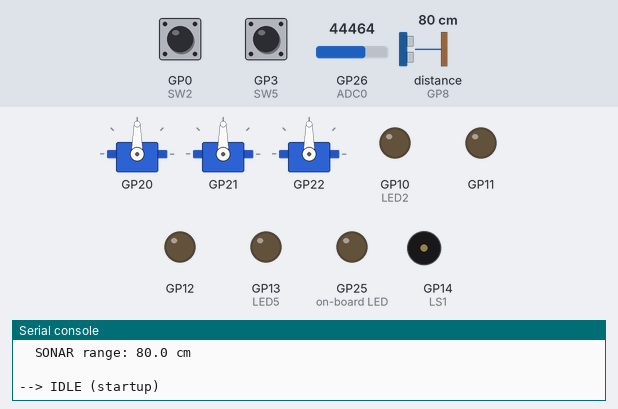
A program run on a simulated Raspberry Pi Pico running MicroPython. On the bench: 3 × servo, output pins drawn as LEDs (lit = HIGH), buzzer (waves = sounding), the last lines printed to the serial console. The inputs (shaded band) are chosen by the test bench; at power-on: GP0 (SW2) HIGH, GP3 (SW5) HIGH, GP26 (ADC0) = 44464, distance to the obstacle (sensor on GP8) 80 cm. The echo pulse lasts 58.3 µs per cm; servo angles are drawn from the pulse width (0.5 ms = 0°, 2.5 ms = 180°); pins used as bus, display or sensor lines are not drawn.

Above: at 1.2 s.
1.3 s: GP0 (SW2) pulled LOW for 0.15 s
At 2.3 s:
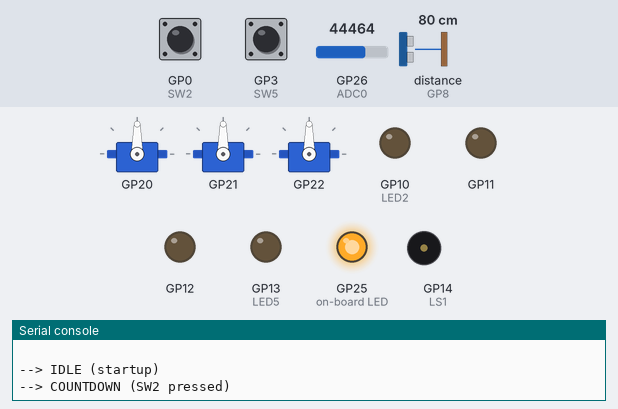
2.9 s: GP3 (SW5) pulled LOW for 0.15 s
At 3.05 s:
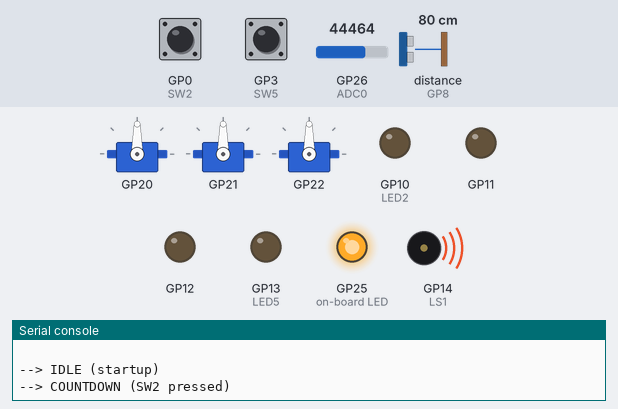
11.2 s: GP26 (ADC0) set to 44464
12.7 s: GP26 (ADC0) set to 46128
Timing chart, 0 to 15.7 s (numbered marks = the images above; inputs shaded):
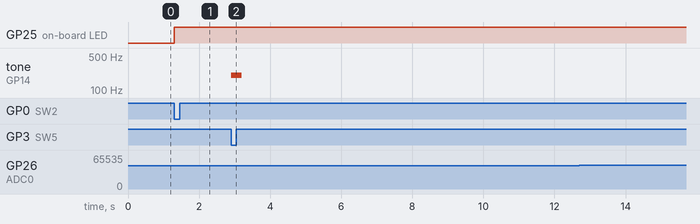

The program:

Sumo_Robot.py
```python
# ================================================================================
# Capstone Project: Sumo Robot [Sumo_Robot.py]
# Version: 1.0
# Updated: July 25, 2026
#
# Platform: mirobo.tech BEAPER Pico circuit (Robot configuration)
# Requires: BEAPER_Pico.py board module file
#
# Hardware used:
#   SW2          - Start match (begins countdown then releases robot)
#   SW5          - Emergency stop (halts from any state)
#   LS1          - Piezo speaker (countdown beeps, state feedback tones)
#   On-board LED - Status indicator (on while armed/running)
#
#   Q1 (JP1=Robot) - Left floor sensor (ring-edge detection)
#   Q3 (JP3=Robot) - Right floor sensor (ring-edge detection)
#   SONAR on H2/H3 - Ultrasonic distance sensor (opponent detection)
#
#   Motor 1 (M1A/M1B) - Left drive motor
#   Motor 2 (M2A/M2B) - Right drive motor
#
# IMPORTANT - Jumper settings for Robot mode:
#   JP1 = Robot   (connects Q1 left floor sensor to ADC0)
#   JP2 = Robot   (optional: connects Q2 centre sensor to ADC1)
#   JP3 = Robot   (connects Q3 right floor sensor to ADC2)
#
# IMPORTANT - LED / motor pin sharing:
#   LED2-LED5 share pins with the motor driver. The LEDs cannot be
#   used while the motors are running, but instead show motor states.
#
# Sensor wiring:
#   Mount the SONAR module on headers H2 (TRIG) and H3 (ECHO).
#   Mount Q1 (left) and Q3 (right) floor sensors at the front-left and
#   front-right corners of the robot. The ring boundary (typically white
#   tape on a dark surface, or dark tape on a light surface) will produce
#   a sudden change in the Q1/Q3 readings as the sensor crosses the line.
#
# --------------------------------------------------------------------------------
# Sumo robot behaviour:
#   IDLE      - Robot stationary. Press SW2 to begin the match. Flash
#               the Pico's on-board LED to show the robot is ready.
#               SW5 does nothing (already stopped).
#
#   COUNTDOWN - Mandatory pre-match delay (START_DELAY ms). During this
#               time the robot is stationary. The speaker counts down
#               with beeps. Motors do not move.
#
#   SEARCH    - No opponent within DETECT_RANGE cm. Robot executes a
#               slow rotation to sweep the SONAR across the ring. If
#               SONAR detects an opponent, transition to PUSH. If a
#               floor sensor trips, transition to EDGE.
#
#   PUSH      - Opponent detected within DETECT_RANGE cm. Robot drives
#               forward at full speed to push the opponent out. SONAR
#               is checked continuously: if opponent disappears (pushed
#               out or dodged), return to SEARCH. If a floor sensor
#               trips, transition to EDGE immediately.
#
#   EDGE      - A floor sensor has detected the ring boundary. Robot
#               backs up for BACKUP_TIME ms, then turns away from the
#               detected edge for TURN_TIME ms, then returns to SEARCH.
#               Edge detection is the highest-priority condition and
#               interrupts any other state immediately.
#
#   STOPPED   - Motors halted. Match ended, emergency stop pressed, or
#               error state. Press SW2 to return to IDLE.
#
# Before you begin - complete your capstone plan using the Capstone
# Preparation Guide: a plain-English description from the robot's
# perspective (what does it sense, decide, and do), state diagram,
# state details table, constants and variables, and testing plan.
# Test each sensor and motor independently before combining them
# into state logic.
# ================================================================================

# IMPORTANT: Copy BEAPER_Pico.py into your Raspberry Pi Pico.
import BEAPER_Pico as beaper  # Set up BEAPER Pico I/O

import time

# --- State Constants -------------------
STATE_IDLE      = const(0)           # Waiting for start - robot stationary
STATE_COUNTDOWN = const(1)           # Pre-match delay - stationary, counting down
STATE_SEARCH    = const(2)           # No opponent in range - rotating to sweep SONAR
STATE_PUSH      = const(3)           # Opponent detected - driving forward to push
STATE_EDGE      = const(4)           # Ring edge detected - backing up and turning away
STATE_STOPPED   = const(5)           # Match ended or emergency stop

STATE_NAMES = {
    STATE_IDLE:      "IDLE",
    STATE_COUNTDOWN: "COUNTDOWN",
    STATE_SEARCH:    "SEARCH",
    STATE_PUSH:      "PUSH",
    STATE_EDGE:      "EDGE",
    STATE_STOPPED:   "STOPPED",
}

# --- Timing Constants -------------------
START_DELAY    = const(5000)         # Mandatory pre-match countdown (ms) - real sumo rules
BEEP_INTERVAL  = const(1000)         # Countdown beep interval (ms)
BACKUP_TIME    = const(400)          # Time to reverse after edge detection (ms)
TURN_TIME      = const(350)          # Time to turn away from edge before resuming search (ms)
SONAR_INTERVAL = const(50)           # Minimum time between SONAR readings (ms)

# --- Sensor Thresholds ------------------
# Floor sensor threshold: readings above this value indicate the ring
# surface. Readings below this value indicate the boundary (white tape
# on dark mat) or vice versa. Calibrate by printing Q1_level() and
# Q3_level() on the ring surface and on the boundary tape before use.
EDGE_THRESHOLD = 20000                # Adjust for your surface and lighting

# SONAR opponent detection range. The robot charges when an opponent
# is detected within this distance. Set to the ring diameter minus a
# small margin so the robot does not charge at the ring wall.
DETECT_RANGE = 40                     # cm - robot charges when opponent within this range

# --- Loop Constant ---------------------
LOOP_DELAY = const(10)                # Main loop delay (ms)

# --- Program Variables ------------------
state       = STATE_IDLE
state_start = 0

last_beep_time  = 0                   # Last countdown beep timestamp
last_sonar_time = 0                   # Last SONAR reading timestamp
sonar_distance  = 999                 # Most recent SONAR reading (cm)

# Edge direction detected (set in check_edge(), used in STATE_EDGE)
# "left", "right", or "both"
edge_direction = "both"

# Sub-state within STATE_EDGE: "backup" then "turn"
edge_phase = "backup"


# --- Program Functions ------------------

def enter_state(new_state, current_time, reason=""):
    global state, state_start, edge_phase
    beaper.motors_stop()
    state       = new_state
    state_start = current_time
    edge_phase  = "backup"            # Reset edge phase on every transition
    print("-->", STATE_NAMES[new_state], end="")
    if reason:
        print(" (", reason, ")", sep="")
    else:
        print()

def check_edge():
    # Read both floor sensors and return True if either detects the ring
    # boundary. Also sets edge_direction for the EDGE state to use when
    # deciding which way to turn away.
    global edge_direction
    left_on_edge  = beaper.Q1_level() < EDGE_THRESHOLD
    right_on_edge = beaper.Q3_level() < EDGE_THRESHOLD
    if left_on_edge and right_on_edge:
        edge_direction = "both"
        return True
    elif left_on_edge:
        edge_direction = "left"
        return True
    elif right_on_edge:
        edge_direction = "right"
        return True
    return False

def read_sonar(current_time):
    # Read the SONAR sensor at most once every SONAR_INTERVAL ms to avoid
    # triggering before the previous echo has cleared. Updates sonar_distance.
    # Returns the distance in cm, or the previous reading if called too soon.
    global sonar_distance, last_sonar_time
    if time.ticks_diff(current_time, last_sonar_time) >= SONAR_INTERVAL:
        result = beaper.sonar_range(DETECT_RANGE + 20)
        if result >= 0:                # Ignore error codes (-1, -2)
            sonar_distance = result
        last_sonar_time = current_time
    return sonar_distance

def opponent_detected():
    # Return True if the most recent SONAR reading is within DETECT_RANGE.
    return 0 < sonar_distance <= DETECT_RANGE


# --- Main Program ---------------------

beaper.motors_stop()
beaper.pico_led_off()
print("Sumo Robot")
print("SW2: start match (5-second countdown)")
print("SW5: emergency stop")
print()
print("Jumper check: JP1=Robot, JP3=Robot for floor sensors")
print("Sensor check:")
print("  Q1 (left floor):", beaper.Q1_level())
print("  Q3 (right floor):", beaper.Q3_level())
print("  SONAR range:", beaper.sonar_range(), "cm")
print()

state_start    = time.ticks_ms()
last_beep_time = time.ticks_ms()

enter_state(STATE_IDLE, state_start, "startup")

while True:
    current_time = time.ticks_ms()
    elapsed      = time.ticks_diff(current_time, state_start)

    # --- Emergency stop (SW5) - checked before all state logic ---
    # SW5 halts the robot from any moving state immediately.
    if beaper.SW5.value() == 0 and state != STATE_IDLE and state != STATE_STOPPED:
        beaper.motors_stop()
        beaper.tone(200, 300)
        enter_state(STATE_STOPPED, current_time, "emergency stop")

    # --- State: Idle ---
    elif state == STATE_IDLE:
        # Robot is stationary, waiting for match start.
        # TODO: implement a flashing pattern on the Pico's on-board
        #       LED to show the robot is powered and waiting. Use the
        #       Activity 11 repeating-timer pattern.

        # Start match when SW2 pressed
        if beaper.SW2.value() == 0:
            beaper.pico_led_on()        # On-board LED stays on while match is active
            last_beep_time = current_time
            enter_state(STATE_COUNTDOWN, current_time, "SW2 pressed")

    # --- State: Countdown ---
    elif state == STATE_COUNTDOWN:
        # Pre-match mandatory delay. Robot is stationary. Beep once per
        # second to count down, then release into SEARCH when START_DELAY
        # elapses.
        # TODO: beep once per BEEP_INTERVAL ms using last_beep_time.
        #       Calculate the remaining seconds from elapsed and START_DELAY
        #       and print each countdown second to the Serial Monitor.

        if elapsed >= START_DELAY:
            enter_state(STATE_SEARCH, current_time, "countdown complete")

    # --- State: Search ---
    elif state == STATE_SEARCH:
        # No opponent in range. Rotate slowly to sweep the SONAR across
        # the ring and find the opponent.

        # Edge detection is the highest priority - check before anything else.
        if check_edge():
            enter_state(STATE_EDGE, current_time, edge_direction + " edge")

        else:
            read_sonar(current_time)
            if opponent_detected():
                enter_state(STATE_PUSH, current_time, "opponent at " + str(sonar_distance) + "cm")
            else:
                # TODO: implement a search rotation. A simple approach is to
                #       rotate one motor forward and one reverse (spin in
                #       place). More advanced: alternate sweep directions
                #       after a timeout, or drive in a slow arc to cover the
                #       ring surface. Test left_motor_forward() and
                #       right_motor_forward() individually first.
                pass

    # --- State: Push ---
    elif state == STATE_PUSH:
        # Opponent is detected in front. Drive forward at full speed to push.

        # Edge detection first - always the highest priority.
        if check_edge():
            enter_state(STATE_EDGE, current_time, edge_direction + " edge")

        else:
            read_sonar(current_time)
            if not opponent_detected():
                # Opponent moved out of range - could be pushed out or dodged.
                enter_state(STATE_SEARCH, current_time, "opponent lost")
            else:
                # TODO: drive both motors forward to push.
                pass

    # --- State: Edge ---
    elif state == STATE_EDGE:
        # Ring boundary detected. Back up, then turn away from the edge,
        # then return to SEARCH.
        #
        # Two sub-phases handled by edge_phase:
        #   "backup" - reverse for BACKUP_TIME ms
        #   "turn"   - turn away from detected edge for TURN_TIME ms
        #
        # edge_direction tells us which way to turn:
        #   "left"  - back up, then turn right
        #   "right" - back up, then turn left
        #   "both"  - straight back, then turn (arbitrary direction)

        if edge_phase == "backup":
            # TODO: drive both motors in reverse.
            if elapsed >= BACKUP_TIME:
                edge_phase  = "turn"
                state_start = current_time  # Reset timer for the turn phase

        elif edge_phase == "turn":
            # TODO: turn away from the detected edge direction.
            if edge_direction == "left":
                # TODO: turn right (away from left edge)
                pass
            else:
                # TODO: turn left (away from right or both)
                pass

            if elapsed >= TURN_TIME:
                enter_state(STATE_SEARCH, current_time, "edge cleared")

    # --- State: Stopped ---
    elif state == STATE_STOPPED:
        # Robot is halted. Motors off. Wait for SW2 to return to IDLE.
        if beaper.SW2.value() == 0:
            enter_state(STATE_IDLE, current_time, "SW2 pressed")

    time.sleep_ms(LOOP_DELAY)


# ================================================================================
# Development Guide
# ================================================================================
#
# Work through these steps in order. Never attach the robot to a
# surface during motor testing unless you are certain of the motor
# directions - motors can drive the robot off a table unexpectedly.
# Test on the floor or hold the robot clear of any surface.
#
# --------------------------------------------------------------------------------
# Step 1 - Sensor calibration
# --------------------------------------------------------------------------------
#
# Before writing any state logic, calibrate your sensors. Add
# temporary print statements after the startup sensor check to print
# readings in a loop:
#
# Example code:
#
# while True:
#     print("Q1:", beaper.Q1_level(), "Q3:", beaper.Q3_level(),
#           "SONAR:", beaper.sonar_range(), "cm")
#     time.sleep_ms(100)
#
# Place the robot on the ring surface and note the Q1 and Q3
# readings. Move the robot to the boundary tape and note the change.
# Set EDGE_THRESHOLD to a value midway between the two readings. Test
# with the same lighting conditions you will use during the match.
#
# For SONAR, hold an object at 10, 20, 30, and 40cm and verify the
# readings are consistent. Set DETECT_RANGE to comfortably less than
# the ring diameter.
#
# --------------------------------------------------------------------------------
# Step 2 - Motor direction verification
# --------------------------------------------------------------------------------
#
# Verify motor directions before connecting to drive wheels. Call
# each motor function individually and confirm that "forward" moves
# the robot in the intended direction:
#
# Example code:
#
# beaper.left_motor_forward()
# time.sleep_ms(500)
# beaper.motors_stop()
#
# If a motor runs backward, swap its wiring on CON1 (the motor
# terminal block) rather than changing the code. Both motors should
# drive the robot forward when left_motor_forward() and
# right_motor_forward() are called together.
#
# --------------------------------------------------------------------------------
# Step 3 - Edge detection response
# --------------------------------------------------------------------------------
#
# Test STATE_EDGE in isolation before combining with other states.
# Temporarily enter STATE_EDGE from IDLE and confirm the robot backs
# up, then turns in the correct direction for each edge_direction
# value. Walk the robot to each edge of the ring and verify the
# correct edge_direction is printed.
#
# --------------------------------------------------------------------------------
# Step 4 - Search behaviour
# --------------------------------------------------------------------------------
#
# With edge detection working, test STATE_SEARCH. The robot should
# spin in place and transition to PUSH when an object is held within
# DETECT_RANGE. Verify it returns to SEARCH when the object is
# removed. Adjust the spin direction if needed by swapping
# left_motor_forward() and right_motor_reverse() in the SEARCH state.
#
# --------------------------------------------------------------------------------
# Step 5 - Full match cycle
# --------------------------------------------------------------------------------
#
# Run the complete state machine from IDLE through COUNTDOWN to
# SEARCH. Watch the Serial Monitor to confirm state transitions print
# correctly. Test the emergency stop (SW5) from SEARCH and PUSH. Test
# the return to IDLE from STOPPED.


# ================================================================================
# Extension Activities
# ================================================================================
#
# --------------------------------------------------------------------------------
# EA 1 - Proportional SONAR steering
# --------------------------------------------------------------------------------
#
# In STATE_PUSH, if the opponent moves slightly to one side, correct
# course by briefly slowing one motor while continuing to drive
# forward. To detect sideways movement, take two SONAR readings in
# quick succession while rotating slightly left and right, and
# compare which direction gives the shorter reading. This is a
# simplified radar sweep.
#
# --------------------------------------------------------------------------------
# EA 2 - Floor sensor ring check in PUSH
# --------------------------------------------------------------------------------
#
# If both floor sensors read the ring surface consistently, you are
# in a safe central position. If one sensor reads lower (approaching
# an edge) during a push, steer away from that side. This prevents
# chasing the opponent all the way to your own edge.
#
# --------------------------------------------------------------------------------
# EA 3 - Search strategy improvement
# --------------------------------------------------------------------------------
#
# Simple spin-in-place misses an opponent who mirrors your rotation.
# Add a STATE_ADVANCE that drives forward for a short burst between
# search sweeps, forcing position changes that break the mirror
# pattern.
#
# --------------------------------------------------------------------------------
# EA 4 - Battery monitoring
# --------------------------------------------------------------------------------
#
# BEAPER_Pico.py does not currently provide a VDIV_level() battery
# voltage helper the way BEAPER_Nano.py does. If your BEAPER Pico
# circuit includes a battery voltage divider, you will need to read
# it directly with 'machine.ADC' and scale the result yourself,
# following the same pattern as Q1_level()/Q3_level() in the board
# module. Low battery causes erratic motor behaviour that can look
# like software bugs - print the voltage reading at startup and
# periodically during the match, and add a low-battery warning (beep
# and/or slow flashing LED) if it drops below a threshold you
# determine experimentally.
#
# --------------------------------------------------------------------------------
# EA 5 - Match timer
# --------------------------------------------------------------------------------
#
# Real sumo matches have a time limit. Add a MATCH_DURATION constant
# and transition from any active state to STATE_STOPPED when the
# time since COUNTDOWN ended exceeds MATCH_DURATION. Print the match
# duration to the Serial Monitor when the match ends.
```

Source omitted: BEAPER_Pico.py (11692 bytes)

Measured:
- after the input at 1.3 s, GP25 (on-board LED): LOW → HIGH at once
- after the input at 2.9 s, tone on GP14 (LS1): silent → 200 Hz at once, → silent 0.30 s later
- after the input at 11.2 s, every drawn part: stays the same
- after the input at 12.7 s, every drawn part: stays the same
